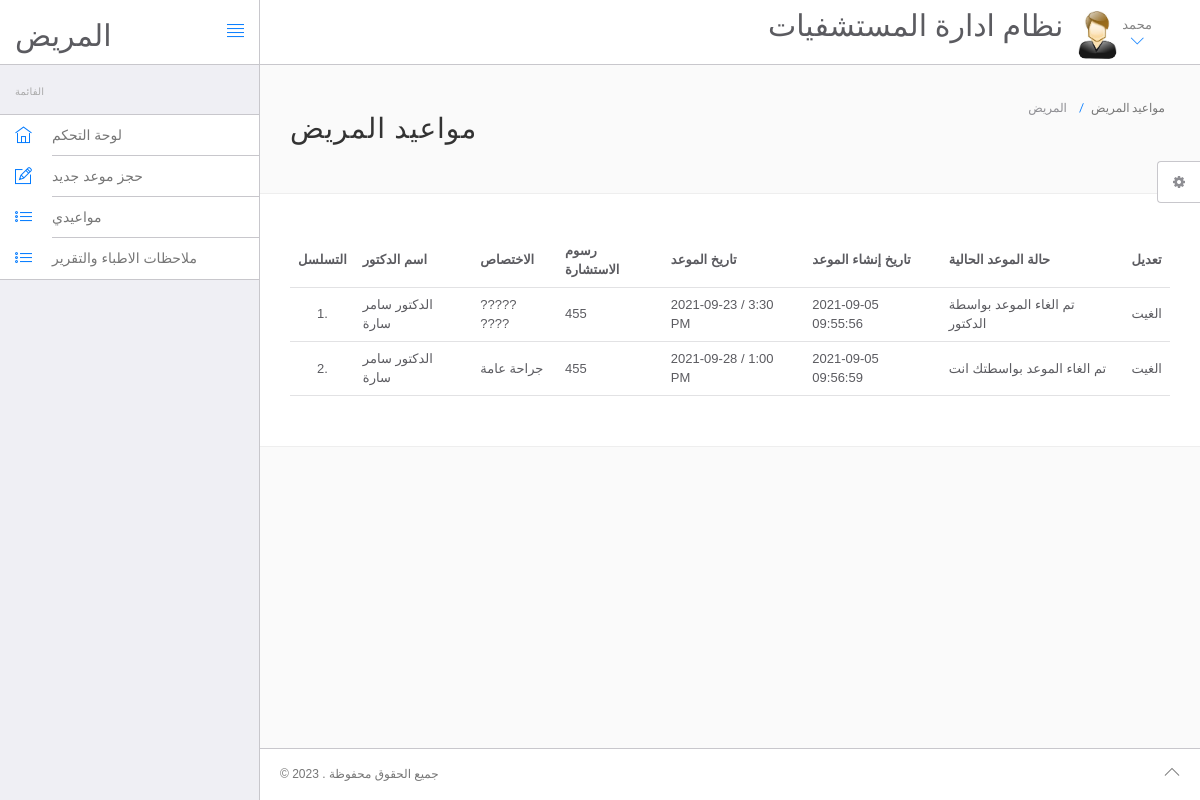
Screenshot of /hms/appointment-history.php (signed in) with the database file from the repository.
### tables this page shows
CREATE TABLE `users` (
  `id` int(11) NOT NULL,
  `fullName` varchar(255) DEFAULT NULL,
  `address` longtext DEFAULT NULL,
  `city` varchar(255) DEFAULT NULL,
  `gender` varchar(255) DEFAULT NULL,
  `email` varchar(255) DEFAULT NULL,
  `password` varchar(255) DEFAULT NULL,
  `regDate` timestamp NULL DEFAULT current_timestamp(),
  `updationDate` timestamp NULL DEFAULT NULL ON UPDATE current_timestamp()
);

CREATE TABLE `appointment` (
  `id` int(11) NOT NULL,
  `doctorSpecialization` varchar(255) DEFAULT NULL,
  `doctorId` int(11) DEFAULT NULL,
  `userId` int(11) DEFAULT NULL,
  `consultancyFees` int(11) DEFAULT NULL,
  `appointmentDate` varchar(255) DEFAULT NULL,
  `appointmentTime` varchar(255) DEFAULT NULL,
  `postingDate` timestamp NULL DEFAULT current_timestamp(),
  `userStatus` int(11) DEFAULT NULL,
  `doctorStatus` int(11) DEFAULT NULL,
  `updationDate` timestamp NULL DEFAULT NULL ON UPDATE current_timestamp()
);

CREATE TABLE `doctors` (
  `id` int(11) NOT NULL,
  `specilization` varchar(255) DEFAULT NULL,
  `doctorName` varchar(255) DEFAULT NULL,
  `address` longtext DEFAULT NULL,
  `docFees` varchar(255) DEFAULT NULL,
  `contactno` bigint(11) DEFAULT NULL,
  `docEmail` varchar(255) DEFAULT NULL,
  `password` varchar(255) DEFAULT NULL,
  `creationDate` timestamp NULL DEFAULT current_timestamp(),
  `updationDate` timestamp NULL DEFAULT NULL ON UPDATE current_timestamp()
);

### hms/appointment-history.php (the view, shortened to what this page needs)
<?php
include('include/config.php');
?>
<!DOCTYPE html>
<html lang="en">
	<head>
		<link rel="stylesheet" href="vendor/bootstrap/css/bootstrap.min.css">
		<link rel="stylesheet" href="vendor/fontawesome/css/font-awesome.min.css">
		<link rel="stylesheet" href="vendor/themify-icons/themify-icons.min.css">
		<link href="vendor/animate.css/animate.min.css" rel="stylesheet" media="screen">
		<link href="vendor/perfect-scrollbar/perfect-scrollbar.min.css" rel="stylesheet" media="screen">
		<link href="vendor/switchery/switchery.min.css" rel="stylesheet" media="screen">
		<link href="vendor/bootstrap-touchspin/jquery.bootstrap-touchspin.min.css" rel="stylesheet" media="screen">
		<link href="vendor/select2/select2.min.css" rel="stylesheet" media="screen">
		<link href="vendor/bootstrap-datepicker/bootstrap-datepicker3.standalone.min.css" rel="stylesheet" media="screen">
		<link href="vendor/bootstrap-timepicker/bootstrap-timepicker.min.css" rel="stylesheet" media="screen">
		<link rel="stylesheet" href="assets/css/styles.css">
		<link rel="stylesheet" href="assets/css/plugins.css">
		<link rel="stylesheet" href="assets/css/themes/theme-1.css" id="skin_color" />
	</head>
	<body>
		<div id="app">
<?php include('include/sidebar.php');?>
			<div class="app-content">
					<?php include('include/header.php');?>
				<div class="main-content" >
					<div class="wrap-content container" id="container">
						<section id="page-title">
							<div class="row">
								<div class="col-sm-8">
									<h1 class="mainTitle">مواعيد المريض</h1>
																	</div>
								<ol class="breadcrumb">
									<li>
										<span>المريض </span>
									</li>
									<li class="active">
										<span>مواعيد المريض</span>
									</li>
								</ol>
							</div>
						</section>
						<div class="container-fluid container-fullw bg-white">
									<div class="row">
								<div class="col-md-12">
									<table class="table table-hover" id="sample-table-1">
										<thead>
											<tr>
												<th class="center">التسلسل</th>
												<th class="hidden-xs">اسم الدكتور</th>
												<th>الاختصاص</th>
												<th>رسوم الاستشارة</th>
												<th>تاريخ الموعد  </th>
												<th>تاريخ إنشاء الموعد  </th>
												<th>حالة الموعد الحالية</th>
												<th>تعديل</th>
											</tr>
										</thead>
										<tbody>
<?php
$sql=mysqli_query($con,"select doctors.doctorName as docname,appointment.*  from appointment join doctors on doctors.id=appointment.doctorId where appointment.userId='".$_SESSION['id']."'");
$cnt=1;
while($row=mysqli_fetch_array($sql))
{
?>
											<tr>
												<td class="center"><?php echo $cnt;?>.</td>
												<td class="hidden-xs"><?php echo $row['docname'];?></td>
												<td><?php echo $row['doctorSpecialization'];?></td>
												<td><?php echo $row['consultancyFees'];?></td>
												<td><?php echo $row['appointmentDate'];?> / <?php echo
												 $row['appointmentTime'];?>
												</td>
												<td><?php echo $row['postingDate'];?></td>
												<td>
<?php if(($row['userStatus']==1) && ($row['doctorStatus']==1))
if(($row['userStatus']==0) && ($row['doctorStatus']==1))
{
	echo "تم الغاء الموعد بواسطتك انت";
}
if(($row['userStatus']==1) && ($row['doctorStatus']==0))
{
	echo "تم الغاء الموعد بواسطة الدكتور ";
}
												?></td>
												<td >
												<div class="visible-md visible-lg hidden-sm hidden-xs">
							<?php if(($row['userStatus']==1) && ($row['doctorStatus']==1))
{ ?>
	<a href="appointment-history.php?id=<?php echo $row['id']?>&cancel=update" onClick="return confirm('هل انت متاكد على الغاء الموعد ?')"class="btn btn-transparent btn-xs tooltips" title="Cancel Appointment" tooltip-placement="top" tooltip="Remove">الغاء الموعد</a>
	<?php } else {
		echo "الغيت";
		} ?>
												</div>
												</td>
											</tr>
											<?php
$cnt=$cnt+1;
											 }?>
										</tbody>
									</table>
								</div>
							</div>
								</div>
					</div>
				</div>
			</div>
	<?php include('include/footer.php');?>
	<?php include('include/setting.php');?>
		</div>
	</body>
</html>

### hms/include/header.php (shortened to what this page needs)
<header class="navbar navbar-default navbar-static-top">
					<div class="navbar-header">
						<a class="navbar-brand" href="https://www.youtube.com/channel/UCA81DmTOmbkJxubrVffhCBw" target="_blank">
							<h2 style="padding-top:20% ">المريض</h2>
						</a>
						<a href="#" class="sidebar-toggler pull-right visible-md visible-lg" data-toggle-class="app-sidebar-closed" data-toggle-target="#app">
							<i class="ti-align-justify"></i>
						</a>
					</div>
					<div class="navbar-collapse collapse">
						<ul class="nav navbar-right">
								<li  style="padding-top:2% ">
								<h2>نظام ادارة المستشفيات</h2>
							</li>
							<li class="dropdown current-user">
								<a href class="dropdown-toggle" data-toggle="dropdown">
									<img src="assets/images/images.jpg"> <span class="username">
									<?php $query=mysqli_query($con,"select fullName from users where id='".$_SESSION['id']."'");
while($row=mysqli_fetch_array($query))
{
	echo $row['fullName'];
}
									?> <i class="ti-angle-down"></i></i></span>
								</a>
							</li>
						</ul>
					</div>
				</header>

### hms/assets/css/themes/theme-1.css (style rules this page uses)
body { background: #FAFAFA; }
header .navbar-header { background: #ffffff !important; border-right-color: #c8c7cc !important; border-bottom-color: #c8c7cc !important; }
header .navbar-header .sidebar-toggler, header .navbar-header .sidebar-mobile-toggler { color: #007aff !important; }
header .navbar-header .navbar-brand { color: #777 !important; }
header .navbar-collapse { background: #ffffff !important; border-bottom-color: #c8c7cc !important; box-shadow: none !important; }
header .navbar-collapse .navbar-right > li > a { color: #777; }
header .navbar-collapse .navbar-right > li > a i { color: #007aff !important; }

### rows the page displays
users: fullName "محمد"
appointment: doctorId.doctorName "الدكتور سامر سارة", doctorSpecialization "????? ????", consultancyFees "455", appointmentDate "2021-09-23", appointmentTime "3:30 PM", postingDate "2021-09-05 09:55:56", userStatus "تم الغاء الموعد بواسطة الدكتور"
appointment: doctorId.doctorName "الدكتور سامر سارة", doctorSpecialization "جراحة عامة", consultancyFees "455", appointmentDate "2021-09-28", appointmentTime "1:00 PM", postingDate "2021-09-05 09:56:59", userStatus "تم الغاء الموعد بواسطتك انت"
